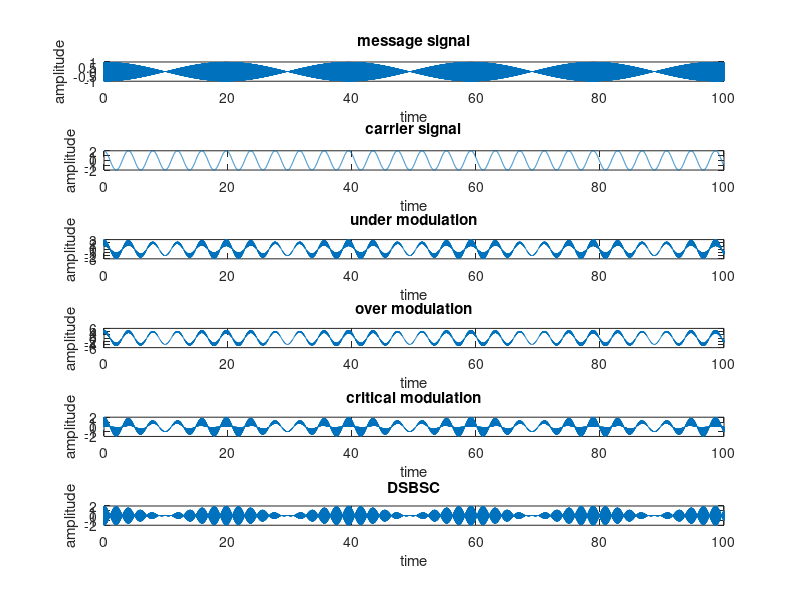

The MATLAB source for this figure:
clc;
clear all;
close all;
Am=1;
fm=50;
pi=3.14;
t=0:0.01:100;
Ym=Am*cos(2*pi*fm*t);
subplot(6,1,1);
plot(t,Ym);
ylabel('amplitude');
xlabel('time');
title('message signal');

Ac=2;
fc=500;
Yc=Ac*cos(2*pi*fc*t);
subplot(6,1,2);
plot(t,Yc);
ylabel('amplitude');
xlabel('time');
title('carrier signal');

%under modulation
Y=(Ac+Am*cos(2*pi*fm*t)).*cos(2*pi*fc*t);
subplot(6,1,3);
plot(t,Y);
ylabel('amplitude');
xlabel('time');
title('under modulation');

%over modulation 
A1c=4;
Y1=(A1c+Am*cos(2*pi*fm*t)).*cos(2*pi*fc*t);
subplot(6,1,4);
plot(t,Y1);
ylabel('amplitude');
xlabel('time');
title('over modulation');

%critical modulation
A2c=1;
Y3=(A2c+Am*cos(2*pi*fm*t)).*cos(2*pi*fc*t);
subplot(6,1,5);
plot(t,Y3);
ylabel('amplitude');
xlabel('time');
title('critical modulation');

%DSBSC
DSBSC=Ym.*Yc;
subplot(6,1,6);
plot(t,DSBSC);
ylabel('amplitude');
xlabel('time');
title('DSBSC');
